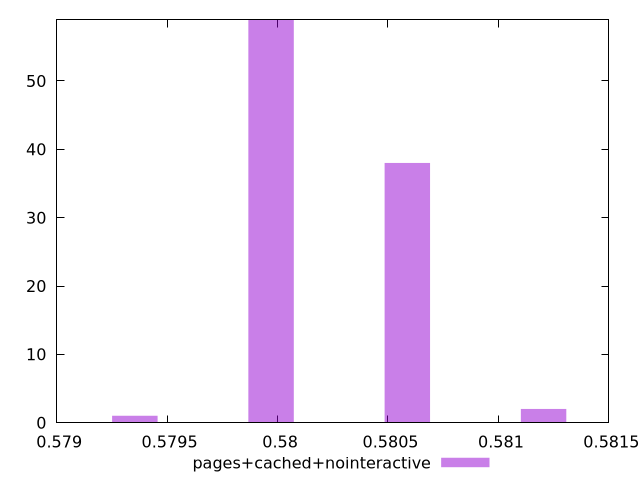

Source code (gnuplot):
$_pagesCachedNointeractive <<EOF
0.5799708707315303 59
0.5805876423062183 38
0.5793540991568424 1
0.5812044138809062 2
EOF
set key outside below
set terminal pngcairo
set output "report_00006_2020-11-02T20-21-41.718Z/uses-rel-preload/pages+cached+nointeractive//hist.png"
set yrange [0:59]
set boxwidth 0.00020559052489596964
set style fill transparent solid 0.5 noborder
plot $_pagesCachedNointeractive title "pages+cached+nointeractive" with boxes ,
